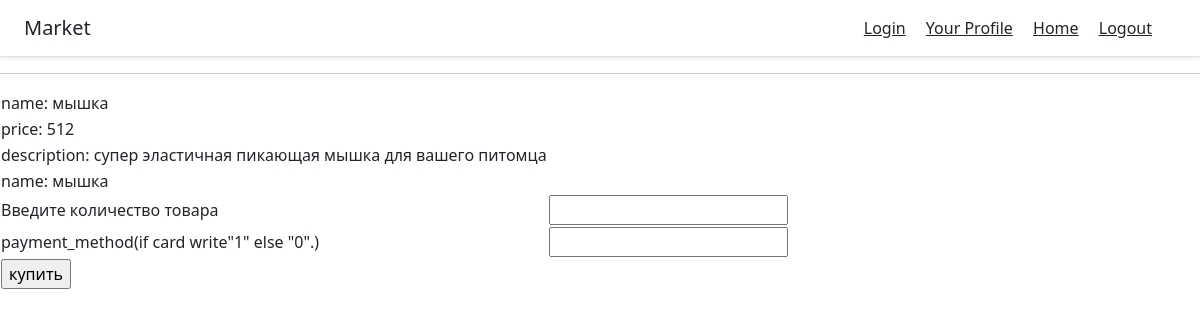
The app's page /product/6 (signed in) with its own data.
### app/models.py (models this page shows)
class Product(db.Model):
    id = db.Column(db.Integer, primary_key=True)
    name = db.Column(db.String(256), index = True)
    description = db.Column(db.String(64), index=True)
    price = db.Column(db.Integer, index=True)
    mount = db.Column(db.Integer, index=True)
    category = db.Column(db.String(64), index=True)
    id_market = db.Column(db.Integer, index=True)

### app/views.py (the view)
@app.route('/product/<id>', methods = ['GET', 'POST'])
def product(id):
    product = Product.query.filter_by(id=id).first()
    market = Market.query.filter_by(id=product.id_market).first()
    products = Product.query.filter_by(id_market=market.id).all()
    nickname = session['nickname']
    user = User.query.filter_by(nickname=nickname).first()
    if request.method == "POST":
        times = time.asctime()
        productt = product.name
        mount = request.form.get('mount')
        payment_method = request.form.get('payment_method')
        price = product.price
        category = product.category
        if mount == None or payment_method == None or int(mount) < 1 or (int(payment_method) != 0 and int(payment_method) != 1):
            flash('Одно из полей осталось пустым или введено некорректное значение')
            return redirect(url_for("product",id=id))
        check = Check(times=str(times), product=productt, price=price, mount=int(mount), category=category,
                      payment_method=int(payment_method), user_id=user.id)
        db.session.add(check)
        db.session.commit()
        return render_template("shop.html",market=market,products=products)
    else:
        return render_template("product.html",product=product)

### app/views.py (called while the page is built)
@lm.user_loader
def load_user(id):
    return User.query.get(int(id))

### app/templates/product.html (shortened to what this page needs)
<!DOCTYPE html>
<html lang="en">
<head>
</head>
<body>
{% extends "base.html" %}
{% block content %}
<form action = "" method = "post">
    <table>
            <tr>
                <td>name: {{product.name}}</td>
            </tr>
            <tr>
                <td>price: {{product.price}}</td>
            </tr>
             <tr>
                 <td>description: {{product.description}}</td>
            </tr>
            <tr>
                <td>name: {{product.name}}</td>
                </tr>
            <tr>
                <td>Введите количество товара</td>
                <td><input type="number" name = "mount"></td>
            </tr>
            <tr>
                <td>payment_method(if card write"1" else "0".)</td>
                <td><input type="number" name = "payment_method"></td>
            </tr>
            <tr>
                <td><input type = "submit" value = "купить" /></td>
            </tr>
        </table>
</form>
{% endblock %}

### records on screen
Product: name "мышка", price "512", description "супер эластичная пикающая мышка для вашего питомца"
